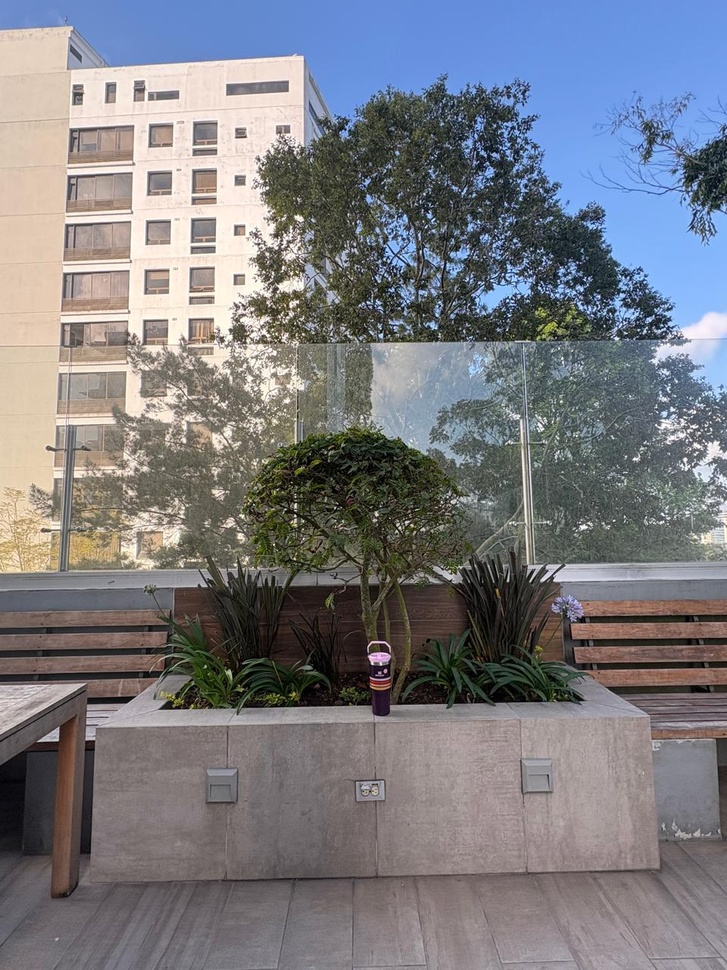
#> input picture img/izquierda1.jpeg, 727 x 970 px, shrunk from 960 x 1280 before the run
$ jupyter execute main.ipynb
#> lines starting #> are read from the running program, lines starting #| are printed output that depends on the picture; after the words box and inside, x2 and y2 are one past the last pixel; in counts of white or black regions, pixels touching at a corner belong together
# **Laboratorio 5 - Visión por Computadora**

- Paula Barillas - 22764
- Gerardo Pineda - 22880
- Mónica Salvatierra - 22249

Link del repositorio: https://github.com/paulabaal12/LAB5-VPC

## **Task 1**

Usted deberá capturar dos sets de imágenes utilizando la cámara de su celular. Para esto deberá crear un set de control y otro experimental. A cada uno deberá ser ejecutado con el código se creo en el workshop.
Para cada uno considere:
#### **Set de Control: Rotación Pura (Validación)**

• Objetivo: Demostrar que la homografía funciona cuando no hay traslación.

• Procedimiento: Desde una posición fija, tome dos fotos de una escena lejana rotando solamente el dispositivo.

• Resultado Esperado: Un panorama limpio y continuo.

#### **Set Experimental: Traslación y Profundidad (El Descubrimiento)**
**• Escena: Busque un entorno (pasillo, habitación o exterior) que tenga objetos a distancias claramente variadas.**

    o Objeto A (Cercano): A aprox. 50 cm de la cámara (ej. una botella, una silla).
    o Objeto B (Medio): A aprox. 2 metros.
    o Objeto C (Lejano/Fondo): A más de 5 metros (pared, edificio).

**• Procedimiento:**
1. Tome la Foto Izquierda.
2. Desplácese lateralmente (dé un paso a la derecha) unos 15-30 cm. Mantenga la
cámara apuntando al frente.
3. Tome la Foto Derecha.
o Nota: Asegúrese de que los objetos A, B y C aparezcan en ambas fotos.

[cell 1]
import cv2
import numpy as np
import matplotlib.pyplot as plt

[cell 2]
img_left = cv2.imread('img/izquierda1.jpeg')
#> img_left is the input picture: shape (970, 727, 3); mean B, G, R 129, 123.1, 122.6
img_right = cv2.imread('img/derecha1.jpeg')
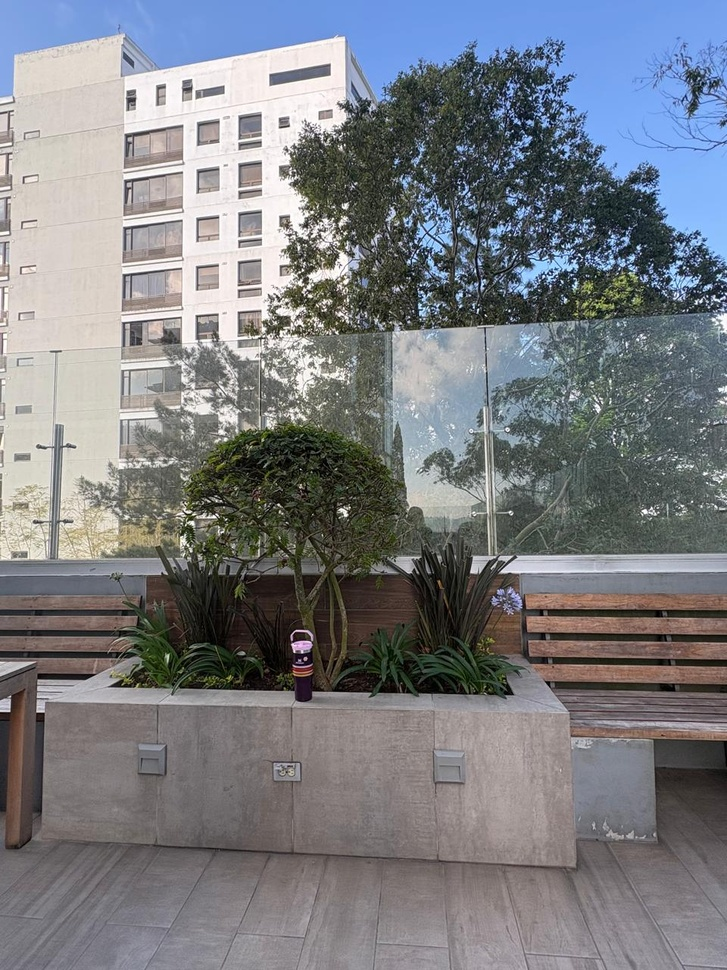
#> input picture img/derecha1.jpeg, 727 x 970 px, shrunk from 960 x 1280 before the run
#> img_right is the input picture: shape (970, 727, 3); mean B, G, R 129.9, 125, 122.7

# escala de grises
gray_left = cv2.cvtColor(img_left, cv2.COLOR_BGR2GRAY)
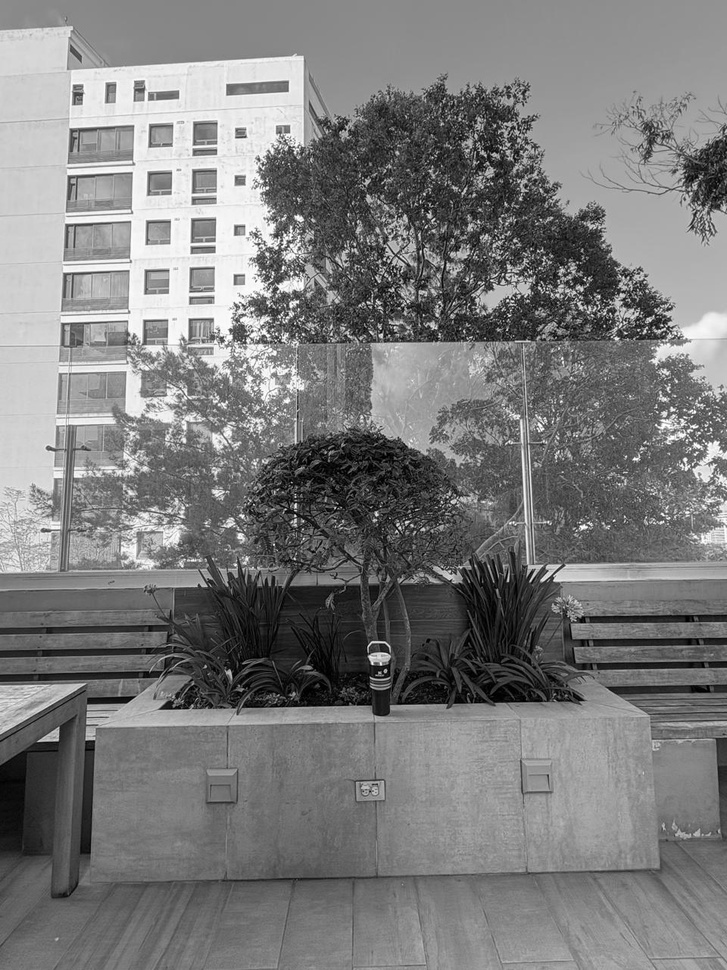
#> gray_left: shape (970, 727); min 0, max 255, mean 123.6
gray_right = cv2.cvtColor(img_right, cv2.COLOR_BGR2GRAY)
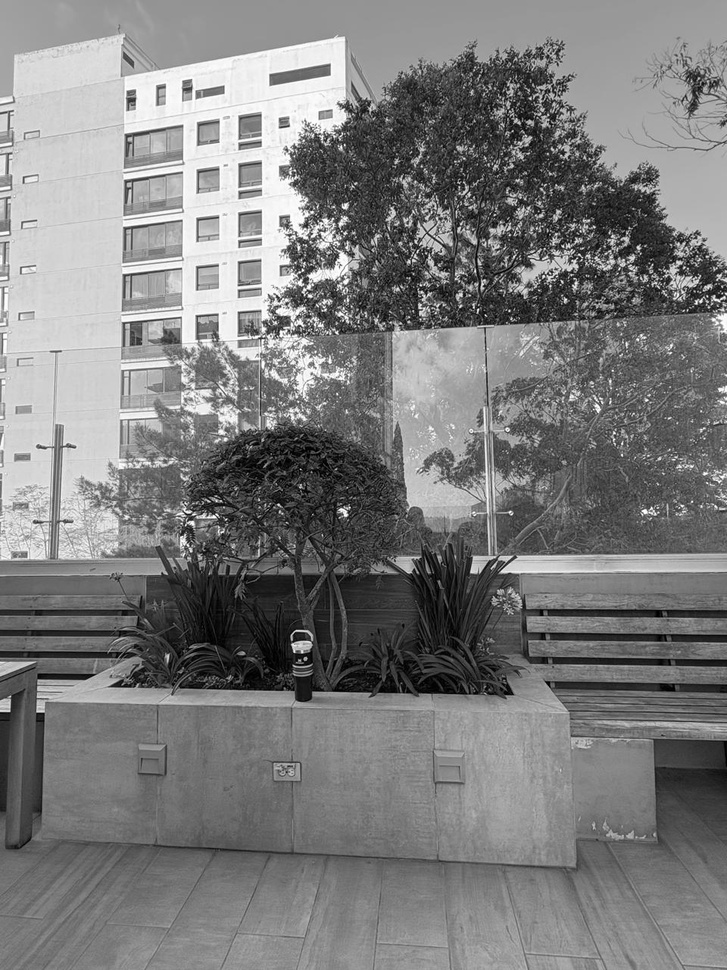
#> gray_right: shape (970, 727); min 0, max 255, mean 124.9

[cell 3]
# SIFT y matching FLANN
sift = cv2.SIFT_create()
kp_left, des_left = sift.detectAndCompute(gray_left, None)  # Train (destino)
#> kp_left = 5157 keypoints; strongest (x, y, size): (385, 671, 2.5), (508, 580, 1.9), (372, 663, 1.9), (299, 218, 5)
kp_right, des_right = sift.detectAndCompute(gray_right, None)  # Query (origen)
#> kp_right = 5157 keypoints; strongest (x, y, size): (345, 206, 4.3), (543, 276, 1.9), (562, 282, 1.9), (305, 659, 2.6)

FLANN_INDEX_KDTREE = 1
index_params = dict(algorithm=FLANN_INDEX_KDTREE, trees=5)
search_params = dict(checks=50)

flann = cv2.FlannBasedMatcher(index_params, search_params)

# Derecha es query, izquierda es train
matches = flann.knnMatch(des_right, des_left, k=2)
#> matches = 5157 matches
# print(matches)
# print(len(matches))

good_matches = []
for m, n in matches:
    if m.distance < 0.7 * n.distance:
        good_matches.append(m)
#> after the loop, good_matches = 360 matches

print(f"Good matches encontrados: {len(good_matches)}")
#| Good matches encontrados: 360

img_matches = cv2.drawMatches(img_right, kp_right, img_left, kp_left, good_matches, None, flags=2)
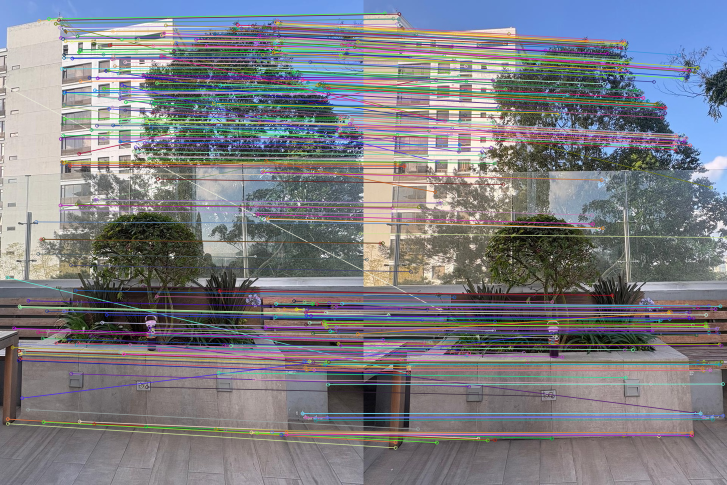
#> img_matches: shape (970, 1454, 3) (shown at 1/2 size); mean B, G, R 130.9, 125, 124.5
plt.figure(figsize=(15, 10))
plt.imshow(cv2.cvtColor(img_matches, cv2.COLOR_BGR2RGB))
plt.title('Matches entre las dos imágenes')
plt.axis('off')

[cell 4]
# Homografía

# Extraer coordenadas de los x, y
src_pts = np.float32([kp_right[m.queryIdx].pt for m in good_matches]).reshape(-1, 1, 2)
#> src_pts = 360 rows, first 8: [10.04, 172.4], [14.39, 554.5], [15.15, 837.7], [15.15, 837.7], [15.24, 847], [24.99, 694.6], [28.13, 656.3], [36.98, 720.7]
dst_pts = np.float32([kp_left[m.trainIdx].pt for m in good_matches]).reshape(-1, 1, 2)
#> dst_pts = 360 rows, first 8: [153.8, 620.3], [89.77, 746.4], [63.42, 883.8], [63.42, 883.8], [63.57, 895.2], [76.76, 720.1], [39.05, 679.5], [86.01, 749.5]

# RANSAC
M, mask = cv2.findHomography(src_pts, dst_pts, cv2.RANSAC, 5.0)
#> M = [[1.16, -0.031, -68.21], [0.122, 1.08, -25.64], [0.000191, 4.61e-05, 1]]; mask = 360 values, max 1 at index 31, min 0 at index 0, mean 0.344

# Warp * deformación y cálculo del canvas
h_left, w_left = img_left.shape[:2]
#> h_left = 970; w_left = 727
h_right, w_right = img_right.shape[:2]
#> h_right = 970; w_right = 727


#Ancho de  la imagen 1 + el ancho de la imagen 2  (Ancho = i1.w + i2.w)
# alto = de la imagen de imagen más alto
canvas_w = w_left + w_right
#> canvas_w = 1454
canvas_h = max(h_left, h_right)
#> canvas_h = 970


panorama = cv2.warpPerspective(img_right, M, (canvas_w, canvas_h))
panorama[0:img_left.shape[0], 0:img_left.shape[1]] = img_left

dst_rgb = cv2.cvtColor(panorama, cv2.COLOR_BGR2RGB)
plt.imshow(dst_rgb)
plt.show()

[cell 5]
# Refinamiento del panorama (recorte del área útil)
panorama_gray = cv2.cvtColor(panorama, cv2.COLOR_BGR2GRAY)
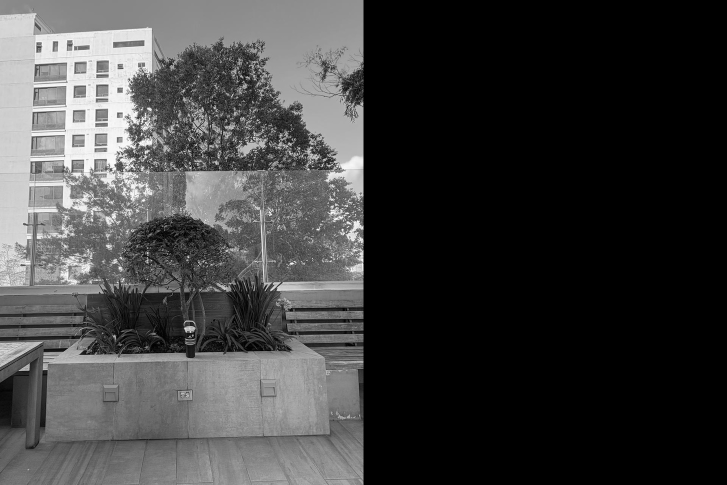
#> panorama_gray: shape (970, 1454) (shown at 1/2 size); min 0, max 255, mean 61.8
_, mask_content = cv2.threshold(panorama_gray, 1, 255, cv2.THRESH_BINARY)
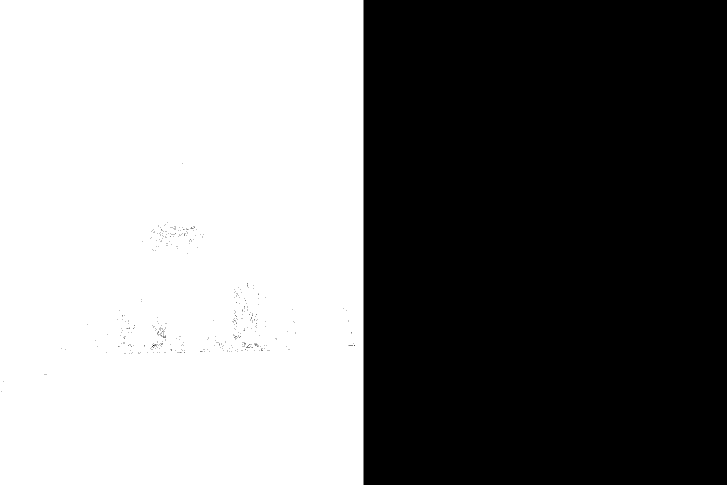
#> mask_content: shape (970, 1454) (shown at 1/2 size); 50% white; 1 white region, box (x1, y1, x2, y2) and area: (0, 0, 727, 970) 704546

mask_inv = cv2.bitwise_not(mask_content)

left_on_canvas = np.zeros_like(panorama)
left_on_canvas[0:h_left, 0:w_left] = img_left

img_left_part = cv2.bitwise_and(left_on_canvas, left_on_canvas, mask=mask_inv)
panorama_part = cv2.bitwise_and(panorama, panorama, mask=mask_content)

result = cv2.add(img_left_part, panorama_part)

rows, cols = np.where(result[:, :, 0] != 0)
if len(cols) > 0:
    max_col = np.max(cols)
#> max_col = 726
    result = result[:, :max_col + 1]

plt.figure(figsize=(15, 8))
plt.imshow(cv2.cvtColor(result, cv2.COLOR_BGR2RGB))
plt.title('Panorama final')
plt.axis('off')

## **Task 2**

[cell 6]
import cv2
import numpy as np
import matplotlib.pyplot as plt
import pandas as pd

# --- 1) Warp de la imagen derecha al canvas ---
h_left, w_left = img_left.shape[:2]
h_right, w_right = img_right.shape[:2]

canvas_w = w_left + w_right
canvas_h = max(h_left, h_right)

warped_right = cv2.warpPerspective(img_right, M, (canvas_w, canvas_h))

# Poner la izquierda en el canvas también
left_canvas = np.zeros((canvas_h, canvas_w, 3), dtype=np.uint8)
left_canvas[0:h_left, 0:w_left] = img_left

# --- 2) Crear máscaras de contenido (para no mezclar zonas negras vacías) ---
mask_warp = cv2.warpPerspective(np.ones((h_right, w_right), dtype=np.uint8)*255, M, (canvas_w, canvas_h))
mask_left = np.zeros((canvas_h, canvas_w), dtype=np.uint8)
mask_left[0:h_left, 0:w_left] = 255

# --- 3) Convertir a gris y construir anaglifo: R=base, G=B=warped ---
gray_left = cv2.cvtColor(left_canvas, cv2.COLOR_BGR2GRAY)
gray_warp = cv2.cvtColor(warped_right, cv2.COLOR_BGR2GRAY)
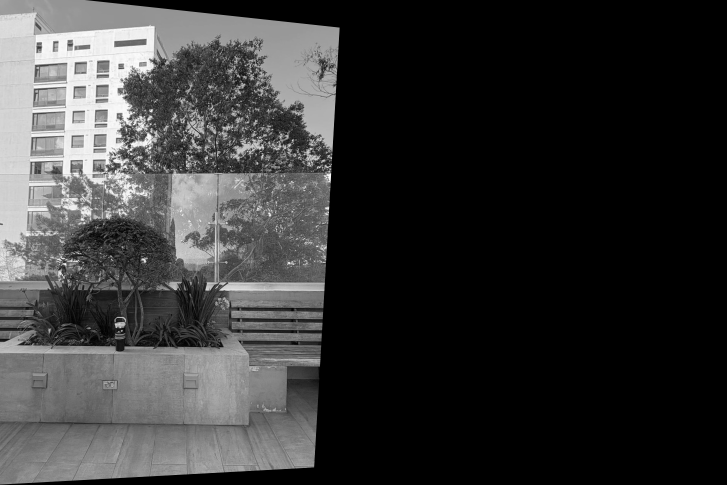
#> gray_warp: shape (970, 1454) (shown at 1/2 size); min 0, max 255, mean 53.4

# Normalizar a 0..255 (uint8) por seguridad
gray_left_u8 = cv2.normalize(gray_left, None, 0, 255, cv2.NORM_MINMAX).astype(np.uint8)
gray_warp_u8 = cv2.normalize(gray_warp, None, 0, 255, cv2.NORM_MINMAX).astype(np.uint8)

anaglyph = np.zeros((canvas_h, canvas_w, 3), dtype=np.uint8)

# Canal Rojo = izquierda (solo donde hay izquierda)
anaglyph[..., 0] = 0  # (esto sería Azul en BGR, lo corregimos abajo con RGB)
anaglyph[..., 1] = 0
anaglyph[..., 2] = 0

# Construimos en RGB directamente para mostrar con matplotlib
anaglyph_rgb = np.zeros((canvas_h, canvas_w, 3), dtype=np.uint8)

# R
anaglyph_rgb[..., 0] = gray_left_u8 * (mask_left > 0)

# G y B (cian)
anaglyph_rgb[..., 1] = gray_warp_u8 * (mask_warp > 0)
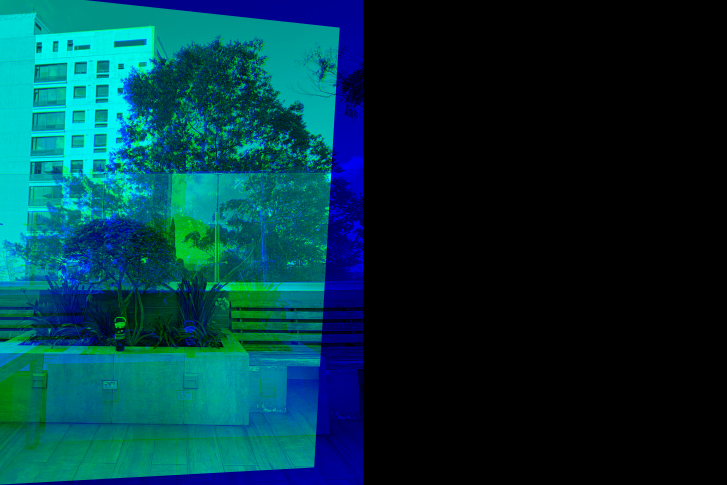
#> anaglyph_rgb: shape (970, 1454, 3) (shown at 1/2 size); mean of channels 0, 1, 2 61.8, 53.4, 0; drawn as B, G, R
anaglyph_rgb[..., 2] = gray_warp_u8 * (mask_warp > 0)
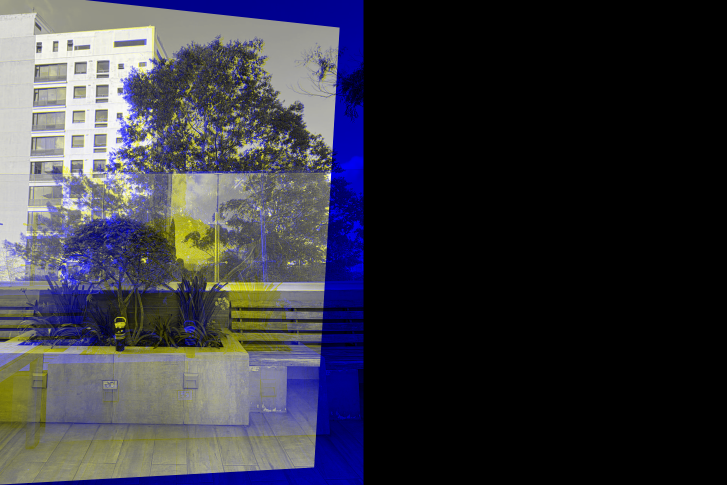
#> anaglyph_rgb: shape (970, 1454, 3) (shown at 1/2 size); mean of channels 0, 1, 2 61.8, 53.4, 53.4; drawn as B, G, R

plt.figure(figsize=(16, 9))
plt.imshow(anaglyph_rgb)
plt.title("Anaglifo (Rojo=Base izquierda, Cian=Warp derecha). Alineado=gris; error=bordes de color")
plt.axis("off")
plt.show()

[cell 7]
## No nos salio lo de hacerlo en el notebook entonces se hizo el archivo Error.py

## No pudimos correrlo en el notebook, por lo que se hizo en el archivo Error.py

Este es el código pero no hay necesidad de correrlo:

```python
import numpy as np
import matplotlib.pyplot as plt

plt.figure(figsize=(16, 9))
plt.imshow(anaglyph_rgb)
plt.title(
    "TASK 2.2: Harás 6 clicks:\n"
    "1-2: A (Cercano) rojo->cian | 3-4: B (Medio) rojo->cian | 5-6: C (Fondo) rojo->cian\n"
    "Usa zoom para precisión."
)
plt.axis("off")
pts = plt.ginput(6, timeout=0)
plt.close()

def disparidad_x(p_rojo, p_cian):
    return abs(p_rojo[0] - p_cian[0])

A1, A2, B1, B2, C1, C2 = pts

filas = [
    ("A (Cercano)", A1, A2, disparidad_x(A1, A2)),
    ("B (Medio)",   B1, B2, disparidad_x(B1, B2)),
    ("C (Fondo)",   C1, C2, disparidad_x(C1, C2)),
]

print("{:<12} {:>9} {:>9} {:>9} {:>9} {:>14}".format("Objeto","x1","y1","x2","y2","|x1-x2| (px)"))
print("-"*70)
for nombre, p1, p2, d in filas:
    print("{:<12} {:>9.2f} {:>9.2f} {:>9.2f} {:>9.2f} {:>14.2f}".format(
        nombre, p1[0], p1[1], p2[0], p2[1], d
    ))
```

Las Xs amarillas marcan de manera aproximada los puntos de referencia que se utilizaron para obtener los resultados.

[cell 8]
import pandas as pd

# Estos datos los saque de Error.py al seleccionar como objetos

data = [
    ["A (Cercano)", 319.74, 871.35, 502.36, 895.70, 182.61],
    ["B (Medio)",   575.40, 552.61, 690.50, 554.82, 115.10],
    ["C (Fondo)",   371.76, 166.35, 387.26, 170.78, 15.49],
]

df = pd.DataFrame(data, columns=["Objeto", "x1", "y1", "x2", "y2", "|x1-x2| (px)"])

df

## **Task 3**

**1. Observe la columna de "Disparidad". ¿Existe una tendencia clara? ¿Cómo se comporta el valor de la disparidad a medida que aumenta la distancia real del objeto?**

- Sí, existe una tendencia clara en los valores de disparidad (la última columna). Se observa que el objeto cercano presenta la mayor disparidad (182.61 px), el objeto a distancia media presenta un valor intermedio (115.10 px), y el objeto de fondo presenta la menor disparidad (15.49 px). Esto demuestra que la disparidad disminuye conforme aumenta la distancia real del objeto. Por lo tanto, existe una relación inversamente proporcional entre la disparidad y la profundidad, dado que los objetos más cercanos generan mayor desplazamiento entre vistas, mientras que los objetos más lejanos generan menor desplazamiento.

**2. Si definimos 𝑍 como profundidad y 𝑑 como disparidad. Basado en su tabla, ¿la relación se parece más a una función lineal (𝑑 = 𝑘 ⋅ 𝑍) o a una inversa (𝑑 = 𝑘/𝑍)? Grafique sus 3 puntos si es necesario para visualizarlo?**

[cell 9]
# Profundidad relativa (Z)
Z = np.array([1, 2, 3])

# Disparidades medidas (d)
d = np.array([182.61, 115.10, 15.49])

plt.figure()

plt.scatter(Z, d)

labels = ["A (Cercano)", "B (Medio)", "C (Fondo)"]
for i in range(len(Z)):
    plt.text(Z[i], d[i], labels[i])

plt.xlabel("Profundidad (Z)")
plt.ylabel("Disparidad (d) en pixeles")
plt.title("Relación entre Profundidad y Disparidad")

plt.show()
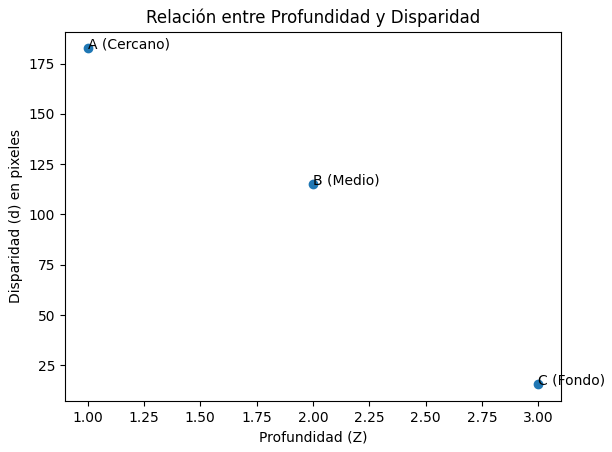
#> figure drawn by matplotlib, 1 panel
